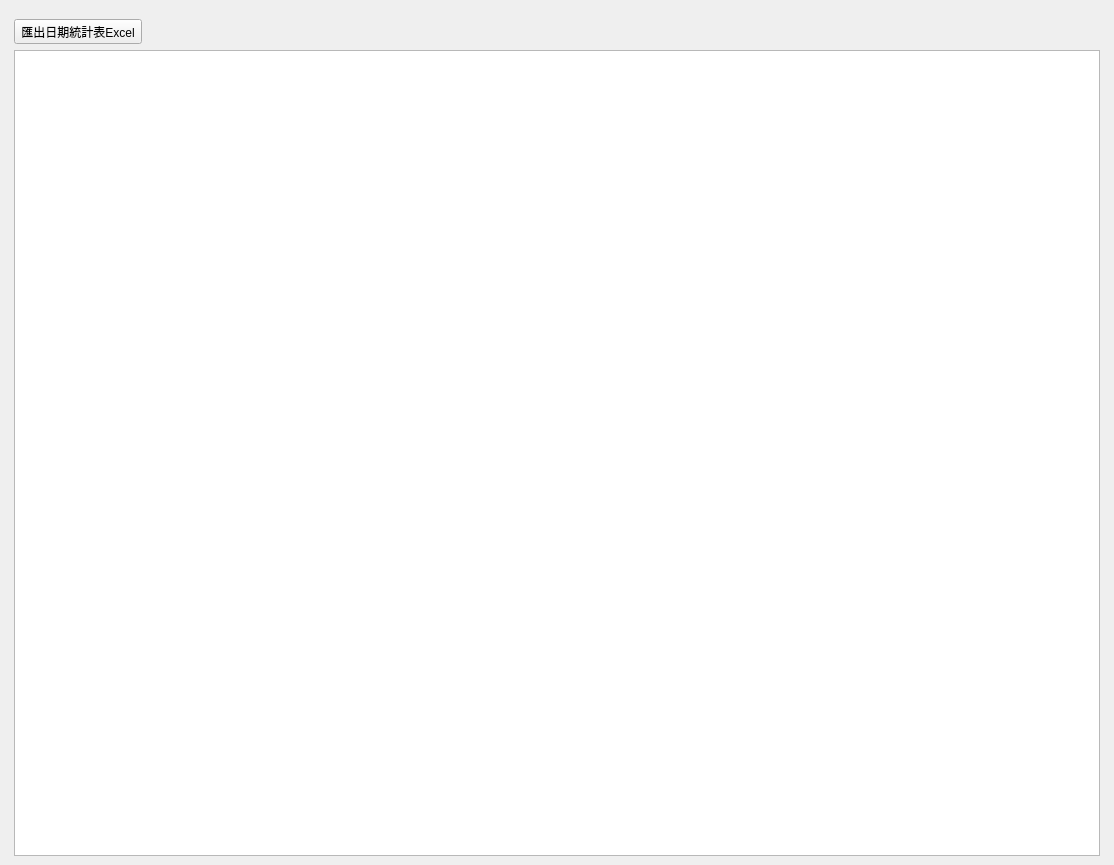
<?xml version="1.0" encoding="UTF-8"?>
<ui version="4.0">
 <class>WindowStatisticsMassagerCount</class>
 <widget class="QMainWindow" name="WindowStatisticsMassagerCount">
  <property name="geometry">
   <rect>
    <x>0</x>
    <y>0</y>
    <width>1114</width>
    <height>865</height>
   </rect>
  </property>
  <property name="windowTitle">
   <string>推拿師人數統計</string>
  </property>
  <widget class="QWidget" name="centralwidget">
   <layout class="QHBoxLayout" name="horizontalLayout">
    <item>
     <layout class="QVBoxLayout" name="verticalLayout">
      <property name="leftMargin">
       <number>5</number>
      </property>
      <property name="topMargin">
       <number>10</number>
      </property>
      <property name="rightMargin">
       <number>5</number>
      </property>
      <item>
       <layout class="QVBoxLayout" name="verticalLayout_5">
        <item>
         <layout class="QHBoxLayout" name="horizontalLayout_2">
          <item>
           <layout class="QVBoxLayout" name="verticalLayout_2">
            <item>
             <layout class="QHBoxLayout" name="horizontalLayout_3">
              <item>
               <widget class="QToolButton" name="toolButton_export_date_excel">
                <property name="text">
                 <string>匯出日期統計表Excel</string>
                </property>
                <property name="icon">
                 <iconset>
                  <normaloff>../icons/document-export.svg</normaloff>../icons/document-export.svg</iconset>
                </property>
                <property name="toolButtonStyle">
                 <enum>Qt::ToolButtonTextBesideIcon</enum>
                </property>
               </widget>
              </item>
              <item>
               <spacer name="horizontalSpacer">
                <property name="orientation">
                 <enum>Qt::Horizontal</enum>
                </property>
                <property name="sizeHint" stdset="0">
                 <size>
                  <width>40</width>
                  <height>20</height>
                 </size>
                </property>
               </spacer>
              </item>
             </layout>
            </item>
            <item>
             <widget class="QTableWidget" name="tableWidget_massager_count">
              <property name="editTriggers">
               <set>QAbstractItemView::NoEditTriggers</set>
              </property>
              <property name="alternatingRowColors">
               <bool>true</bool>
              </property>
              <property name="selectionMode">
               <enum>QAbstractItemView::SingleSelection</enum>
              </property>
              <property name="selectionBehavior">
               <enum>QAbstractItemView::SelectRows</enum>
              </property>
             </widget>
            </item>
           </layout>
          </item>
          <item>
           <layout class="QVBoxLayout" name="verticalLayout_chart"/>
          </item>
         </layout>
        </item>
       </layout>
      </item>
     </layout>
    </item>
   </layout>
  </widget>
  <widget class="QMenuBar" name="menubar">
   <property name="geometry">
    <rect>
     <x>0</x>
     <y>0</y>
     <width>1114</width>
     <height>28</height>
    </rect>
   </property>
  </widget>
  <action name="action_export_excel">
   <property name="icon">
    <iconset>
     <normaloff>../icons/document-export.svg</normaloff>../icons/document-export.svg</iconset>
   </property>
   <property name="text">
    <string>匯出Excel</string>
   </property>
  </action>
 </widget>
 <resources/>
 <connections/>
</ui>
